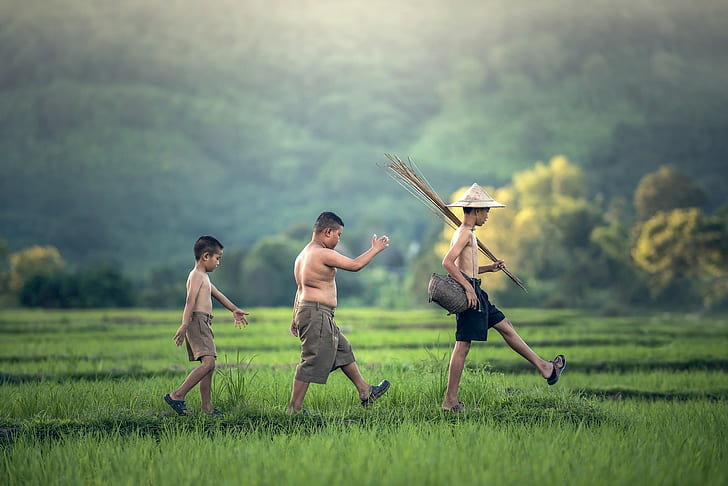
#> input picture test.jpg, 728 x 486 px
$ python im_cv2.py
#> lines starting #> are read from the running program, lines starting #| are printed output that depends on the picture; long printed decimals are rounded
import cv2
import numpy as np
import matplotlib.pyplot as plt
from skimage.metrics import peak_signal_noise_ratio as psnr
from skimage.metrics import structural_similarity as ssim

# ---------------------------------------------------
# 1. Load-Image
# ---------------------------------------------------
img = cv2.imread("test.jpg")   # change path
#> img is the input picture: shape (486, 728, 3); mean B, G, R 106.1, 131, 112.3
img = cv2.cvtColor(img, cv2.COLOR_BGR2RGB)

# Convert to float for metrics
img_float = img.astype(np.float32)

# ---------------------------------------------------
# 2. Add Synthetic Noise (for testing filters)
# ---------------------------------------------------
noise = np.random.normal(0, 25, img.shape).astype(np.float32)
noisy_img = img_float + noise
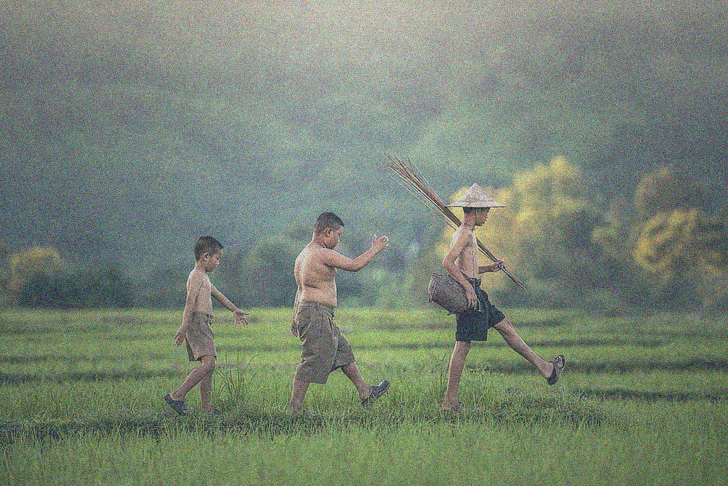
#> noisy_img: shape (486, 728, 3) float32; mean R, G, B 112.3, 131.1, 106.1; drawn with min black and max white
noisy_img = np.clip(noisy_img, 0, 255).astype(np.uint8)
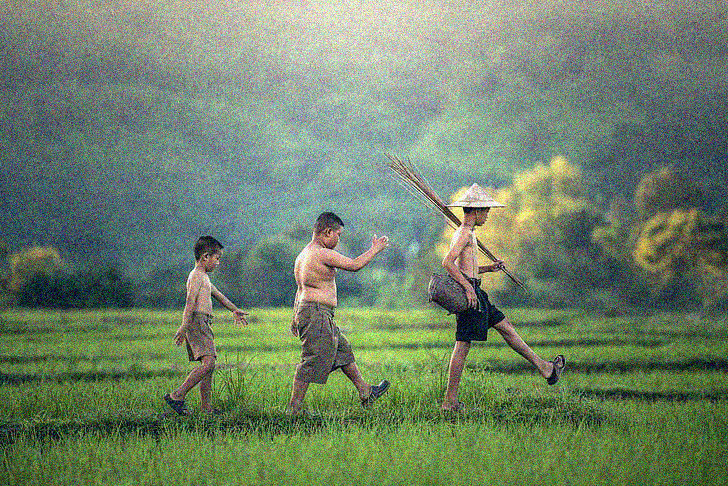
#> noisy_img: shape (486, 728, 3); mean R, G, B 111.9, 130.6, 105.7

# ---------------------------------------------------
# 3. Apply Filters
# ---------------------------------------------------

# Gaussian Filter
gaussian = cv2.GaussianBlur(noisy_img, (5,5), 1.5)

# Median Filter
median = cv2.medianBlur(noisy_img, 5)
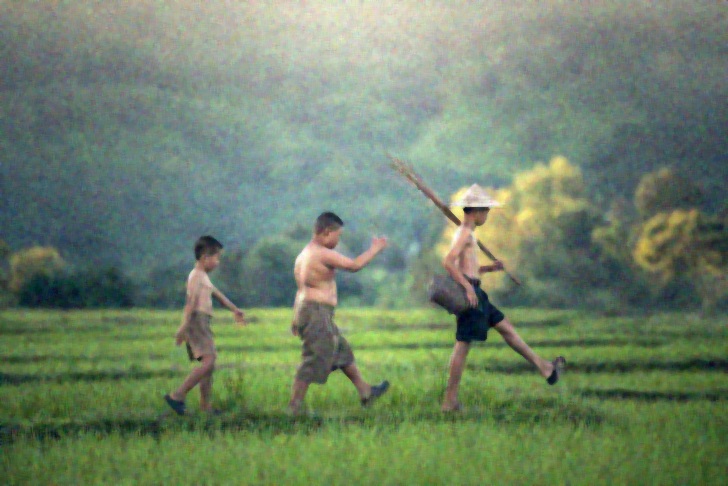
#> median: shape (486, 728, 3); mean R, G, B 111.9, 130.6, 105.6

# Bilateral Filter
bilateral = cv2.bilateralFilter(noisy_img, 9, 75, 75)

# ---------------------------------------------------
# 4. Compute PSNR
# ---------------------------------------------------
psnr_gaussian = psnr(img, gaussian, data_range=255)
#> psnr_gaussian = 27.38
psnr_median   = psnr(img, median, data_range=255)
#> psnr_median = 26.58
psnr_bilateral= psnr(img, bilateral, data_range=255)
#> psnr_bilateral = 29.13

# ---------------------------------------------------
# 5. Compute SSIM
# ---------------------------------------------------
ssim_gaussian = ssim(img, gaussian, channel_axis=2, data_range=255)
#> ssim_gaussian = 0.71
ssim_median   = ssim(img, median, channel_axis=2, data_range=255)
#> ssim_median = 0.651
ssim_bilateral= ssim(img, bilateral, channel_axis=2, data_range=255)
#> ssim_bilateral = 0.686

# ---------------------------------------------------
# 6. Print Metrics
# ---------------------------------------------------
print("PSNR Values:")
print("Gaussian :", psnr_gaussian)
#| Gaussian : 27.377
print("Median   :", psnr_median)
#| Median   : 26.578
print("Bilateral:", psnr_bilateral)
#| Bilateral: 29.134

print("\nSSIM Values:")
print("Gaussian :", ssim_gaussian)
#| Gaussian : 0.7102
print("Median   :", ssim_median)
#| Median   : 0.6507
print("Bilateral:", ssim_bilateral)
#| Bilateral: 0.6863

# ---------------------------------------------------
# 7. Display Images
# ---------------------------------------------------
titles = [
    "Original",
    "Noisy",
    "Gaussian",
    "Median",
    "Bilateral"
]

images = [
    img,
    noisy_img,
    gaussian,
    median,
    bilateral
]

plt.figure(figsize=(15,8))

for i in range(len(images)):
    plt.subplot(2,3,i+1)
    plt.imshow(images[i])
    plt.title(titles[i])
    plt.axis("off")
#> this loop made 5 passes

plt.tight_layout()
plt.show()
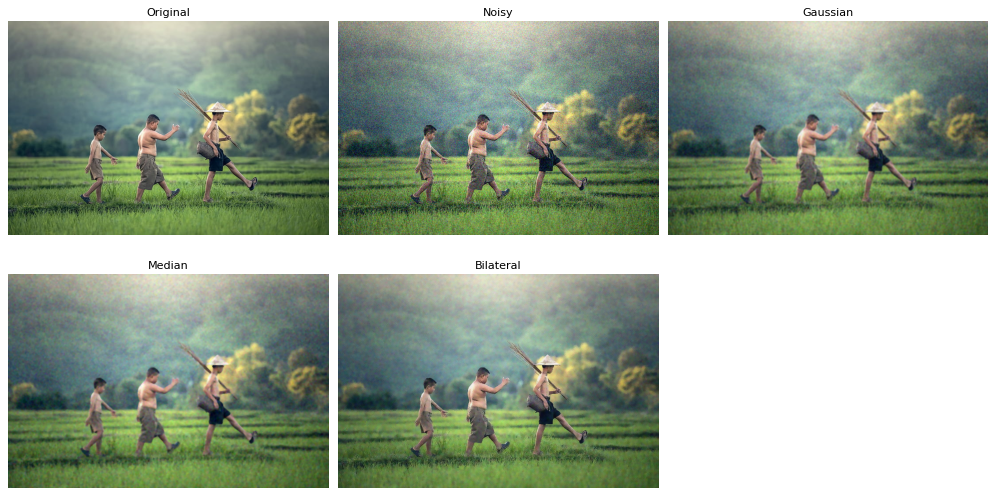
#> figure drawn by matplotlib, 5 panels
